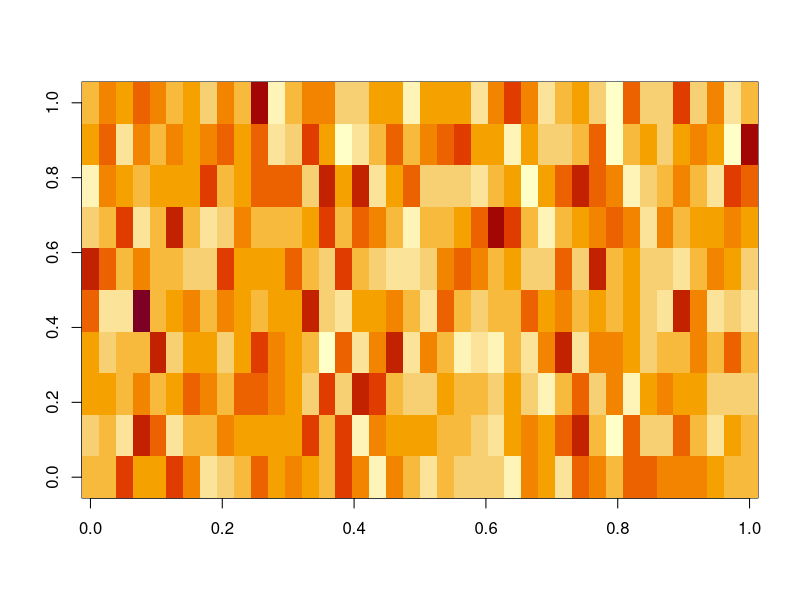
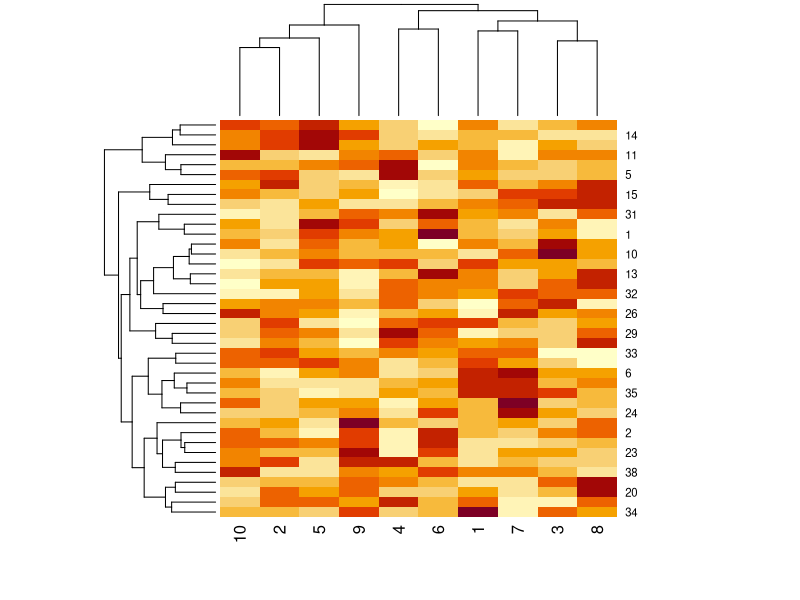
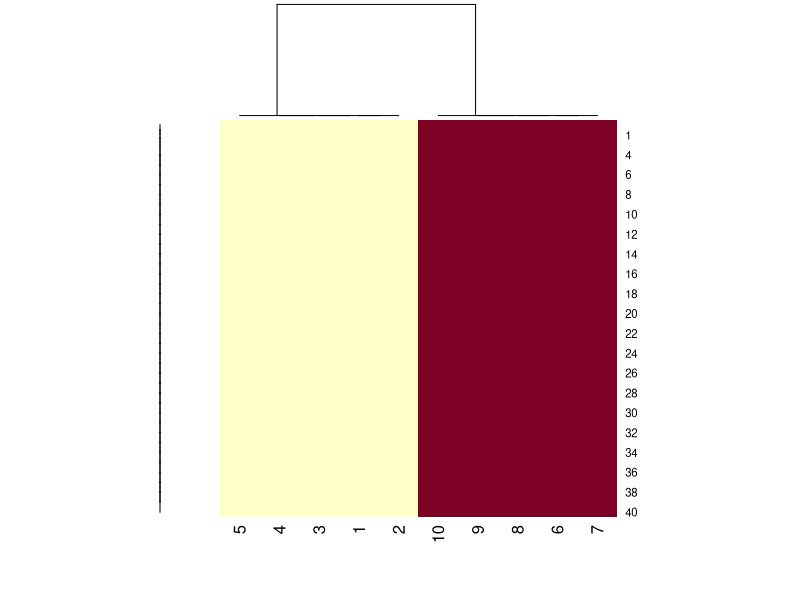

The R script that drew these images, in order:
## ---- chunk 1
knitr::opts_chunk$set(echo = TRUE)
## ---- chunk 2
set.seed(123)
dataMatrix <- matrix(rnorm(400, 0, 1), 40, 10)
image(dataMatrix)
## ---- chunk 3
heatmap(dataMatrix)
## ---- chunk 4
mat <- matrix(c(1,2,2,5,3,7), 2, 3)
mat
## ---- chunk 5
svd(mat)
## ---- chunk 6
matu <- svd(mat)$u
matv <- svd(mat)$v
diag <- diag(svd(mat)$d,2,2)
matu %*% diag %*% t(matv)
## ---- chunk 7
svd(scale(mat))
## ---- chunk 8
prcomp(scale(mat))
## ---- chunk 9
svd1 <- svd(dataMatrix)
svd1$v[,1]
## ---- chunk 10
svd1$d
## ---- chunk 11
constantMatrix <- matrix(rep(c(0,1), each = 200), 40, 10)
head(constantMatrix)
## ---- chunk 12
svd2 <- svd(constantMatrix)
svd2$d
## ---- chunk 13
heatmap(constantMatrix)
